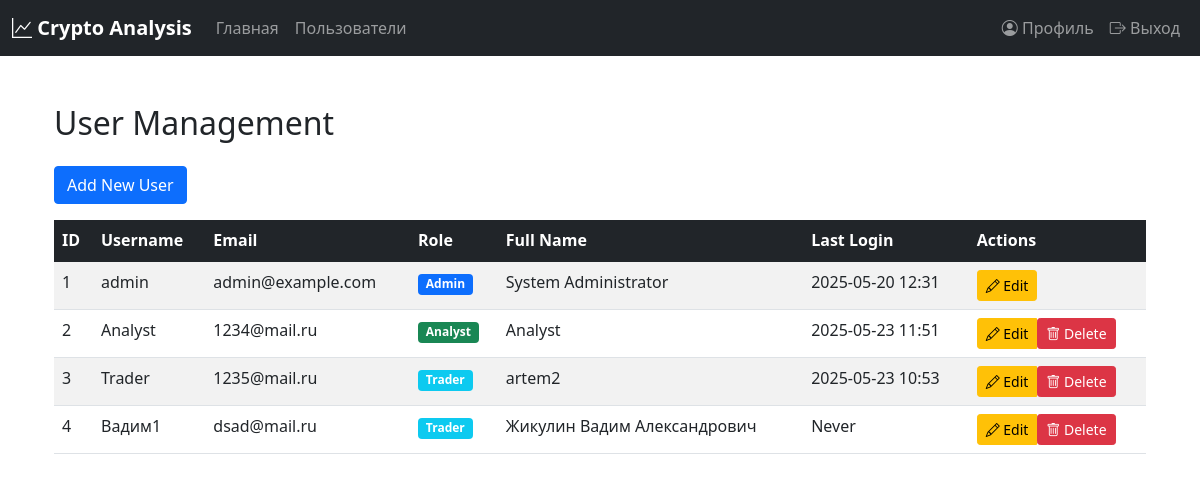
Before: /admin/users (signed in) with the older database file.
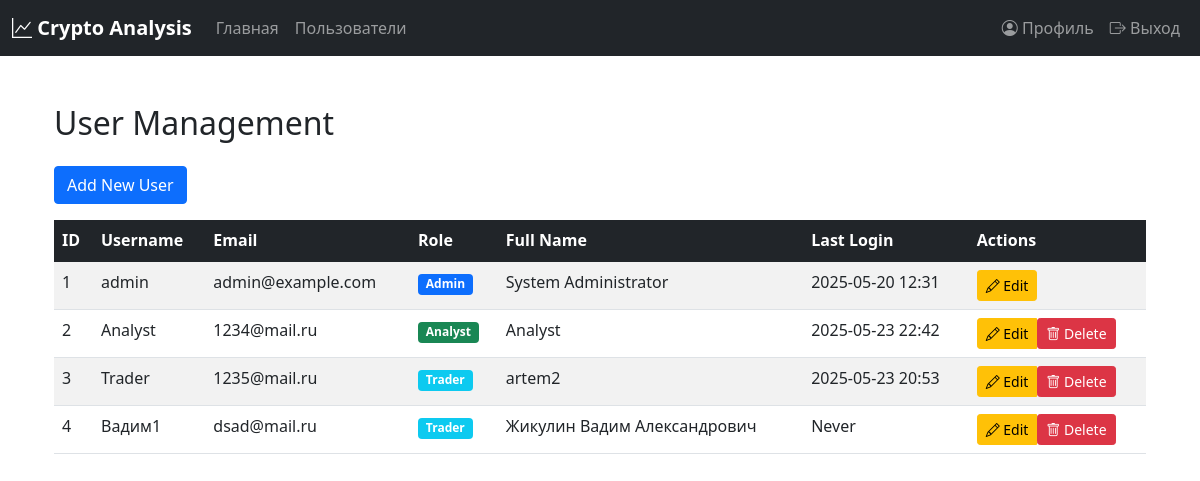
After: the same page with the newer database file.
### app.py (models this page shows, shortened)
class User(UserMixin, db.Model):
    id = db.Column(db.Integer, primary_key=True)
    username = db.Column(db.String(80), unique=True, nullable=False)
    email = db.Column(db.String(120), unique=True, nullable=False)
    password_hash = db.Column(db.String(128))
    role = db.Column(db.String(20), nullable=False)
    full_name = db.Column(db.String(100))
    last_login = db.Column(db.DateTime)

### app.py (the view)
@app.route('/admin/users')
@login_required
def admin_users():
    if current_user.role != 'admin':
        flash('Доступ запрещен', 'danger')
        return redirect(url_for('home'))
    users = User.query.all()
    add_form = RegistrationForm(prefix='add')
    edit_form = UserEditForm(prefix='edit')
    return render_template('admin/users.html',
                           users=users,
                           add_form=add_form,
                           edit_form=edit_form)

### app.py (called while the page is built)
@login_manager.user_loader
def load_user(user_id):
    return User.query.get(int(user_id))

### templates/admin/users.html (shortened to what this page needs)
{% extends "base.html" %}
{% block content %}
<div class="container">
    <h2 class="my-4">User Management</h2>
    <div class="mb-3">
        <button class="btn btn-primary" data-bs-toggle="modal" data-bs-target="#addUserModal">
            Add New User
        </button>
    </div>
    <div class="table-responsive">
        <table class="table table-striped table-hover">
            <thead class="table-dark">
                <tr>
                    <th>ID</th>
                    <th>Username</th>
                    <th>Email</th>
                    <th>Role</th>
                    <th>Full Name</th>
                    <th>Last Login</th>
                    <th>Actions</th>
                </tr>
            </thead>
            <tbody>
                {% for user in users %}
                <tr>
                    <td>{{ user.id }}</td>
                    <td>{{ user.username }}</td>
                    <td>{{ user.email }}</td>
                    <td>
                        <span class="badge bg-{{ 'primary' if user.role == 'admin' else 'success' if user.role == 'analyst' else 'info' }}">
                            {{ user.role|capitalize }}
                        </span>
                    </td>
                    <td>{{ user.full_name }}</td>
                    <td>{{ user.last_login.strftime('%Y-%m-%d %H:%M') if user.last_login else 'Never' }}</td>
                    <td>
                        <div class="btn-group" role="group">
                            <a href="{{ url_for('edit_user', user_id=user.id) }}"
                               class="btn btn-sm btn-warning"
                               title="Edit">
                                <i class="bi bi-pencil"></i> Edit
                            </a>
                            {% if current_user.id != user.id %}
                            <form action="{{ url_for('delete_user', user_id=user.id) }}" method="POST" class="d-inline">
                                <button type="submit"
                                        class="btn btn-sm btn-danger"
                                        onclick="return confirm('Are you sure you want to delete this user?')"
                                        title="Delete">
                                    <i class="bi bi-trash"></i> Delete
                                </button>
                            </form>
                            {% endif %}
                        </div>
                    </td>
                </tr>
                {% endfor %}
            </tbody>
        </table>
    </div>
</div>
{% endblock %}

### templates/base.html (shortened to what this page needs)
<!DOCTYPE html>
<html lang="ru">
<head>
    <link rel="stylesheet" href="{{ url_for('static', filename='css/styles.css') }}">
    <link href="https://cdn.jsdelivr.net/npm/bootstrap@5.1.3/dist/css/bootstrap.min.css" rel="stylesheet">
    <link href="https://cdn.jsdelivr.net/npm/bootstrap-icons@1.10.5/font/bootstrap-icons.css" rel="stylesheet">
</head>
<body class="d-flex flex-column min-vh-100">
<nav class="navbar navbar-expand-lg navbar-dark bg-dark">
    <div class="container-fluid">
        <a class="navbar-brand" href="{{ url_for('home') }}">
            <i class="bi bi-graph-up"></i> Crypto Analysis
        </a>
        <div class="collapse navbar-collapse" id="navbarNav">
            <ul class="navbar-nav me-auto mb-2 mb-lg-0">
                {% if current_user.is_authenticated %}
                    {% if current_user.role == 'admin' %}
                        <li class="nav-item"><a class="nav-link" href="{{ url_for('admin_dashboard') }}">Главная</a></li>
                        <li class="nav-item"><a class="nav-link" href="{{ url_for('admin_users') }}">Пользователи</a></li>
                    {% elif current_user.role == 'trader' %}
                        <li class="nav-item"><a class="nav-link" href="{{ url_for('trader_dashboard') }}">Главная</a></li>
                        <li class="nav-item"><a class="nav-link" href="{{ url_for('trader_market') }}">Маркет</a></li>
                    {% elif current_user.role == 'analyst' %}
                        <li class="nav-item"><a class="nav-link" href="{{ url_for('analyst_dashboard') }}">Главная</a></li>
                        <li class="nav-item"><a class="nav-link" href="{{ url_for('analyze') }}">Анализ</a></li>
                    {% endif %}
                {% endif %}
            </ul>
            <ul class="navbar-nav">
                {% if current_user.is_authenticated %}
                    <li class="nav-item">
                        <a class="nav-link" href="{{ url_for('profile') }}">
                            <i class="bi bi-person-circle"></i> Профиль
                        </a>
                    </li>
                    <li class="nav-item">
                        <a class="nav-link" href="{{ url_for('logout') }}">
                            <i class="bi bi-box-arrow-right"></i> Выход
                        </a>
                    </li>
                {% else %}
                    <li class="nav-item"><a class="nav-link" href="{{ url_for('login') }}">Вход</a></li>
                    <li class="nav-item"><a class="nav-link" href="{{ url_for('register') }}">Регистрация</a></li>
                {% endif %}
            </ul>
        </div>
    </div>
</nav>
<main class="container my-4 flex-grow-1">
    {% block content %}{% endblock %}
</main>
</body>
</html>

### static/static/styles.css (style rules this page uses)
body { background-color: #f8f9fa; font-family: -apple-system, BlinkMacSystemFont, 'Segoe UI', Roboto, 'Helvetica Neue', Arial, sans-serif; color: #212529; }
.navbar-brand { font-weight: 600; font-size: 1.25rem; }
.table-responsive { overflow-x: auto; }
.table { margin-bottom: 0; border-collapse: collapse; }
.table th { border-top: none; font-weight: 600; background-color: #f1f3f5; }

Changed rows visible on the page:
changed User "Analyst": last_login "2025-05-23 11:51" → "2025-05-23 22:42"
changed User "1235@mail.ru": last_login "2025-05-23 10:53" → "2025-05-23 20:53"
